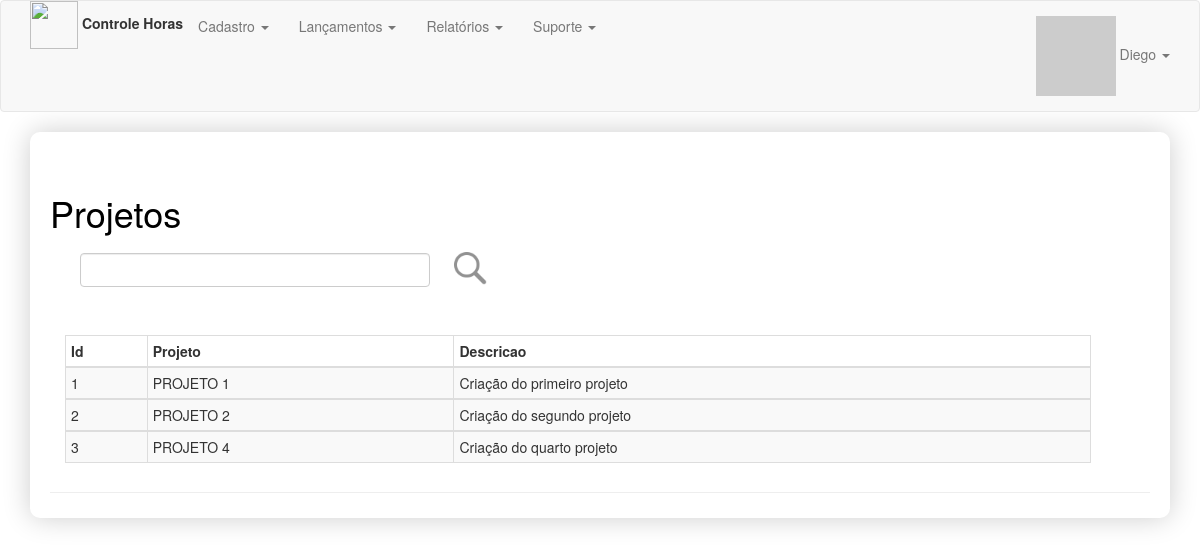
Page /admin/projetos/lista (signed in) on the committed database.
### app/models.py (models this page shows, shortened)
class User(UserMixin, db.Model):
    __tablename__ = 'users'
    id = db.Column(db.Integer, primary_key=True, autoincrement=True)
    email = db.Column(db.String(64), nullable=False, unique=True, index=True)
    username = db.Column(db.String(64), nullable=False, unique=True, index=True)
    is_admin = db.Column(db.Boolean)
    password_hash = db.Column(db.String(256))
    name = db.Column(db.String(64))
    location = db.Column(db.String(64))
    bio = db.Column(db.Text)
    member_since = db.Column(db.DateTime(), default=datetime.utcnow)
    avatar_hash = db.Column(db.String(256))
    talks = db.relationship('Talk', lazy='dynamic', backref='author')
    @property
    def password(self):
        raise AttributeError('password is not a readable attribute')
    def gravatar(self, size=100, default='identicon', rating='g'):
        if request.is_secure:
            url = 'https://secure.gravatar.com/avatar'
        else:
            url = 'http://www.gravatar.com/avatar'
        hash = self.avatar_hash or hashlib.md5(self.email.encode('utf-8')).hexdigest()
        return "{url}/{hash}?s={size}&d={default}&r={rating}".format(url=url, hash=hash, size=size, default=default, rating=rating)

class Projeto(db.Model):
    __tablename__= 'projeto'
    id = db.Column(db.Integer, primary_key=True, autoincrement=True)
    nome = db.Column(db.Text())
    cliente_id = db.Column(db.Integer, db.ForeignKey('clientes.id'))
    descricao = db.Column(db.Text())
    clientes = db.relationship('Cliente', backref="clientes", lazy=True)

### app/projetos/routes.py (the view)
@projetos.route('/lista', methods=['GET', 'POST'])
def projetoLista():
    if request.form.get('remover') == 'submitFiltro':
        filtro = request.form.get('txtFiltro')
        if filtro is None or filtro == "":
            projetoLista = Projeto.query.all()
        else:
            projetoLista = Projeto.query.filter(or_(Projeto.id.like('%' + filtro + '%'),
                                                    Projeto.nome.like('%' + filtro + '%')) |
                                                    Projeto.descricao.like('%' + filtro + '%'))
    else:
        projetoLista = Projeto.query.all()
    return render_template('projetos/projetosCadastroLista.html', projetoLista=projetoLista)

### app/models.py (called while the page is built)
@login_manager.user_loader
def load_user(user_id):
    return User.query.get(int(user_id))

### app/templates/projetos/projetosCadastroLista.html
{% extends "base.html" %}
{% block page_content %}
<div class="page-header" style="">
    <div class="container">
        <div class="row">
            <h1>Projetos</h1>
            <div class="col-sm-12">
                <form method="post" action="/admin/projetos/lista">
                    <div class="col-sm-4" style="padding-top:10px">
                        <input name="txtFiltro" class="form-control" type="text" title="filtro">
                    </div>
                    <input type="image" src="{{ url_for('static', filename='imagens/search.png') }}" width="48"
                           height="48" value="submitFiltro" name="submitFiltro">
                </form>
            </div>
        </div>
        <br/>
        <br/>
        <div class="table-responsive">
            <table class="table table-striped table-bordered table-hover table-condensed" style="width:90%">
                <thead class="thead-dark">
                <tr>
                    <th>Id</th>
                    <th>Projeto</th>
                    <th>Descricao</th>
                </tr>
                </thead>
                {% for projeto in projetoLista %}
                <tbody>
                <tr>
                    <td>{{projeto.id}}</td>
                    <td>{{projeto.nome}}</td>
                    <td>{{projeto.descricao}}</td>
                </tr>
                </tbody>
                {% endfor %}
            </table>
        </div>
    </div>
</div>
{% endblock %}

### app/templates/base.html (shortened to what this page needs)
{% extends "bootstrap/base.html" %}
{% block head %}
{{ super() }}
{% endblock %}
{% block styles %}
{{ super() }}
    <link rel="stylesheet" type="text/css" href="{{ url_for('static', filename='css/estilo.css') }}">
{% endblock %}
{% block navbar %}
<div class="navbar navbar-default" role="navigation">
    <div class="container">
        <div class="nav navbar-nav navbar-left">
           <img src="{{ url_for('static', filename='imagens/time.png') }}" width="48" height="48">
            <label>Controle Horas</label>
        </div>
        <ul class="nav navbar-nav">
            {% if ((current_user.is_authenticated) and (current_user.is_admin)) %}
            <li class="dropdown">
                <a class="dropdown-toggle" data-toggle="dropdown" href="#">Cadastro
                    <span class="caret"></span></a>
            </li>
            {% endif %}
            {% if (current_user.is_authenticated)%}
            <li class="dropdown">
            <a class="dropdown-toggle" data-toggle="dropdown" href="#">Lançamentos
                <span class="caret"></span></a>
            </li>
            <li class="dropdown">
                <a class="dropdown-toggle" data-toggle="dropdown" href="#">Relatórios
                    <span class="caret"></span></a>
            </li>
            <li class="dropdown">
                <a class="dropdown-toggle" data-toggle="dropdown" href="#">Suporte
                    <span class="caret"></span></a>
            </li>
            {% endif %}
        </ul>
        <ul class="nav navbar-nav navbar-right">
            {% if not current_user.is_authenticated %}
            <li><a href="{{ url_for('auth.login') }}">Login</a></li>
            {% else %}
            <li class="dropdown">
                <a href="#" class="dropdown-toggle" data-toggle="dropdown">
                    <img src="{{ current_user.gravatar(size=18) }}">
                    {{ current_user.username }}
                    <b class="caret"></b>
                </a>
            </li>
            {% endif %}
        </ul>
    </div>
</div>
{% endblock %}
{% block content %}
<div class="container">
    <div class="demo">
        {% block page_content %}{% endblock %}
    </div>
</div>
{% endblock %}

### app/static/css/estilo.css (style rules this page uses)
.demo { padding: 1px 20px 5px 20px; -webkit-box-shadow: 0px 0px 28px 0px rgba(0,0,0,0.2); box-shadow: 0px 0px 28px 0px rgba(0,0,0,0.2); border-radius: 10px; }
h1 { color: black; text-align: left; padding: 0px; }

### rows in the picture
User: username "Diego"
Projeto: id "1", nome "PROJETO 1", descricao "Criação do primeiro projeto"
Projeto: id "2", nome "PROJETO 2", descricao "Criação do segundo projeto"
Projeto: id "3", nome "PROJETO 4", descricao "Criação do quarto projeto"
